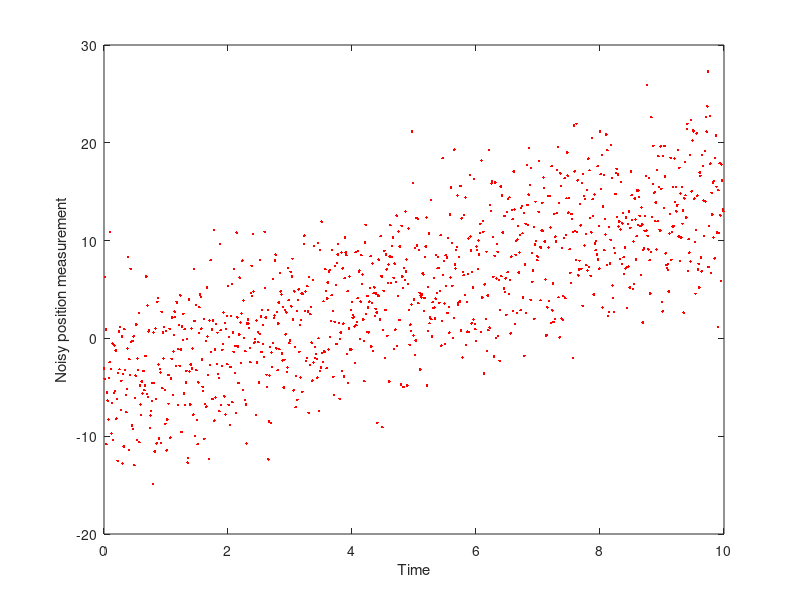
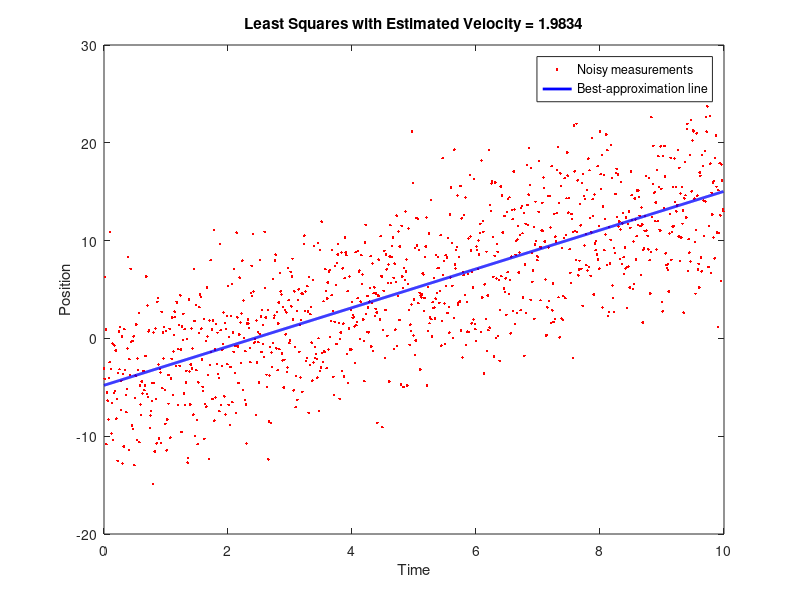

MATLAB code to generate these figures, in order:

clc;
clear;

load('least_squares_data.mat')
plot(0:dt:9.99, y_meas_noise,'r.');
xlabel('Time'); 
ylabel('Noisy position measurement');

% Create the time vector
time = 0:dt:9.99;

% Design matrix with a column of time values and a column of ones
X = [time', ones(length(time), 1)];

% Compute the least squares solution, beta=(X^T*X)^(-1)*X^T*y
beta = (X' * X) \ (X' * y_meas_noise');

% Extract the slope (velocity) and intercept from the solution
v = beta(1);
c = beta(2);

% Plot the noisy measurements
figure;
plot(time, y_meas_noise, 'r.', 'DisplayName', 'Noisy measurements');
hold on;

% Plot the best-fit line
y_fit = v * time + c;
plot(time, y_fit, 'b-', 'LineWidth', 2, 'DisplayName', 'Best-approximation line');

% Label the axes and add a legend
xlabel('Time');
ylabel('Position');
legend('show');
title(sprintf('Least Squares with Estimated Velocity = %.4f', v));